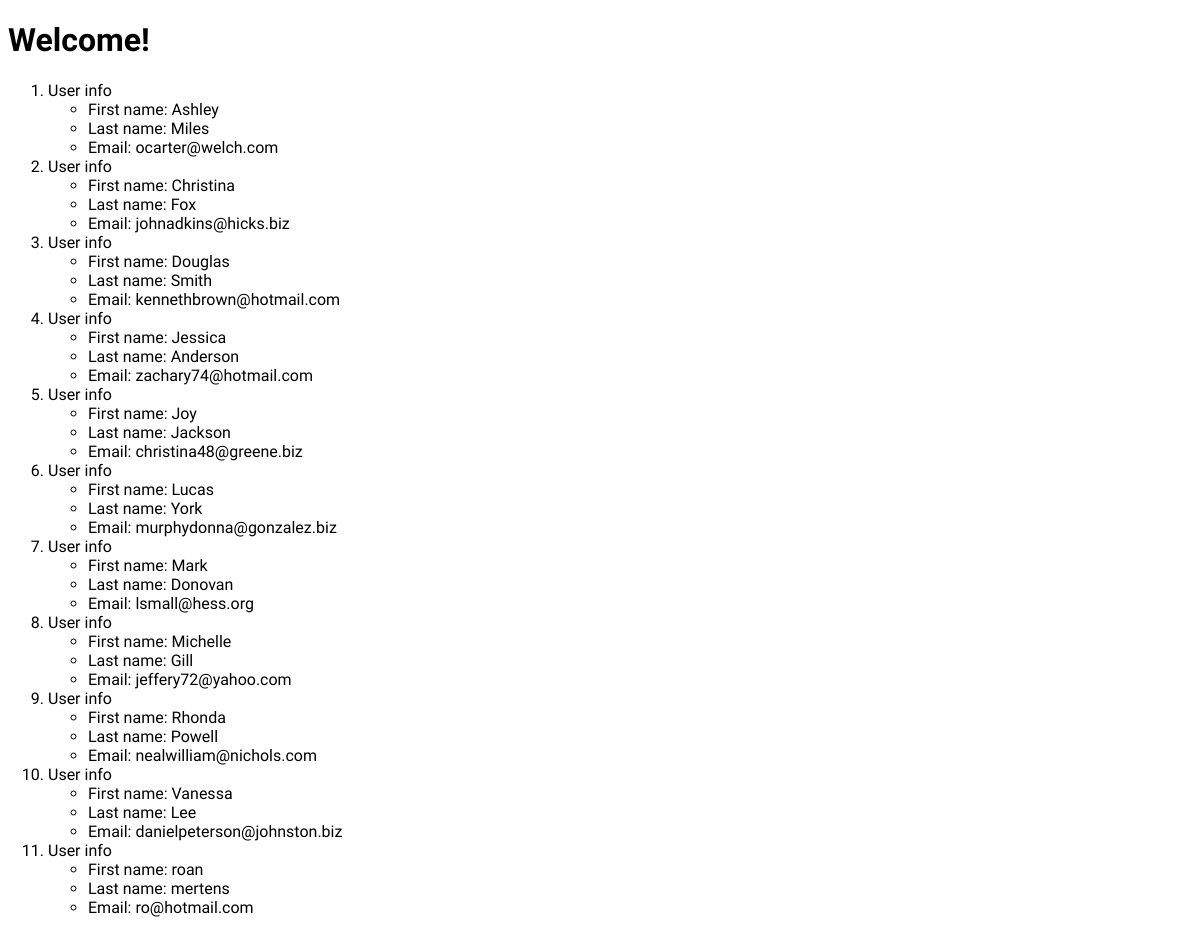
The app's page /users/, older data.
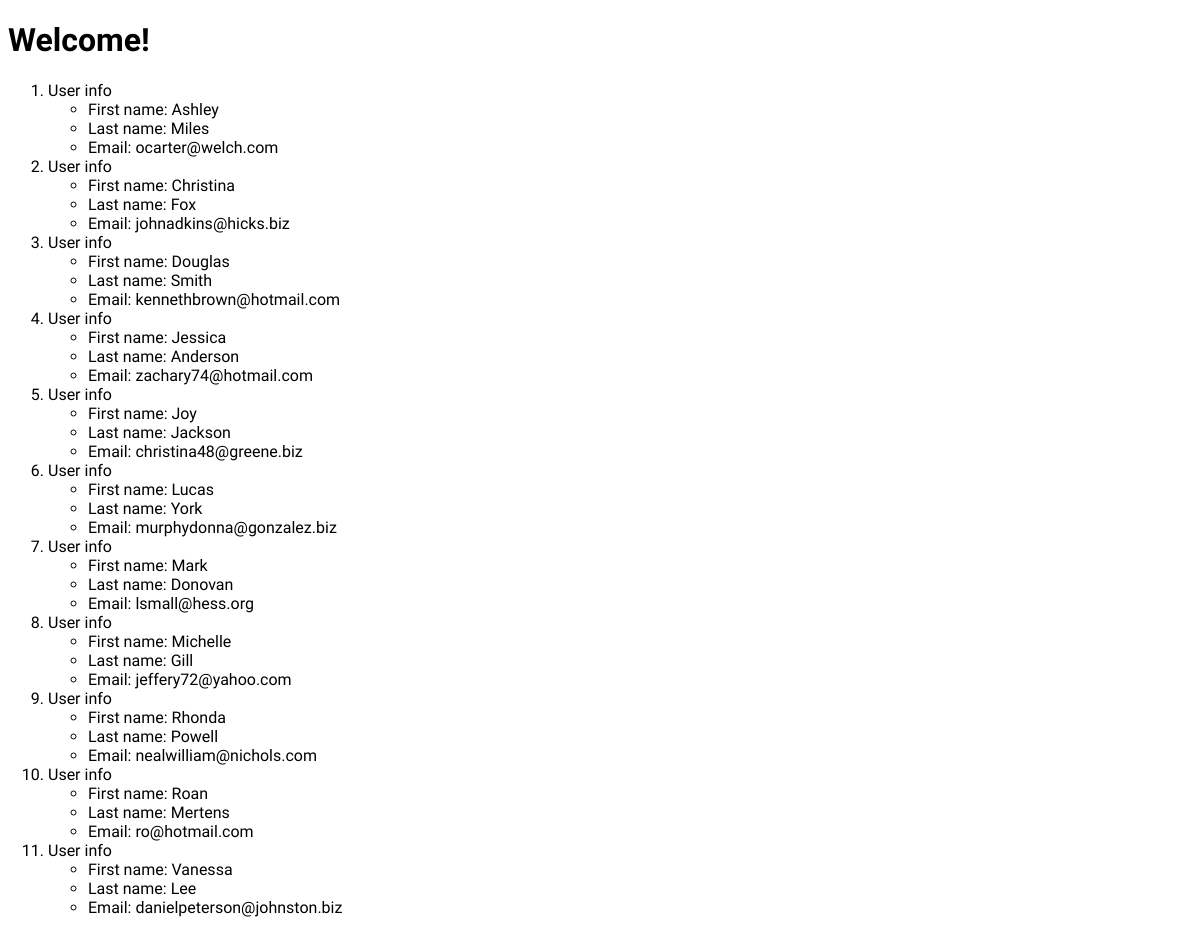
The same page, newer data.
### second_app/models.py (models this page shows, shortened)
class User(models.Model):
  first_name = models.CharField(max_length=263)
  last_name = models.CharField(max_length=263)
  email = models.EmailField(max_length=263,unique=True)

### second_app/views.py (the view)
# urls.py: path('users/',views.user,name='user'),
def user(request):
  user_list = User.objects.order_by('first_name')
  user_dict = {'user_data' : user_list}
  return render(request,'second_app/user.html',context=user_dict)

### templates/second_app/user.html (shortened to what this page needs)
<!DOCTYPE html>
{% load staticfiles %}
<html>
  <head>
  <link rel="stylesheet" type="text/css" href="{% static "css/my_style.css"%}">
  </head>
  <body>
    <h1>Welcome!</h1>
    <div class="userlist">
      {% if user_data %}
      <ol>
      {% for user in user_data %}
        <li>User info</li>
            <ul>
              <li>First name: {{ user.first_name }}</li>
              <li>Last name: {{ user.last_name }}</li>
              <li>Email: {{ user.email }}</li>
            </ul>
        {% endfor %}
        </ol>
        {% else %}
        <p>No user data available</p>
        {% endif %}
    </div>
  </body>
</html>

Row changes from the older to the newer data that the page shows:
changed User "ro@hotmail.com": first_name "roan" → "Roan"; last_name "mertens" → "Mertens"; moves up the list
